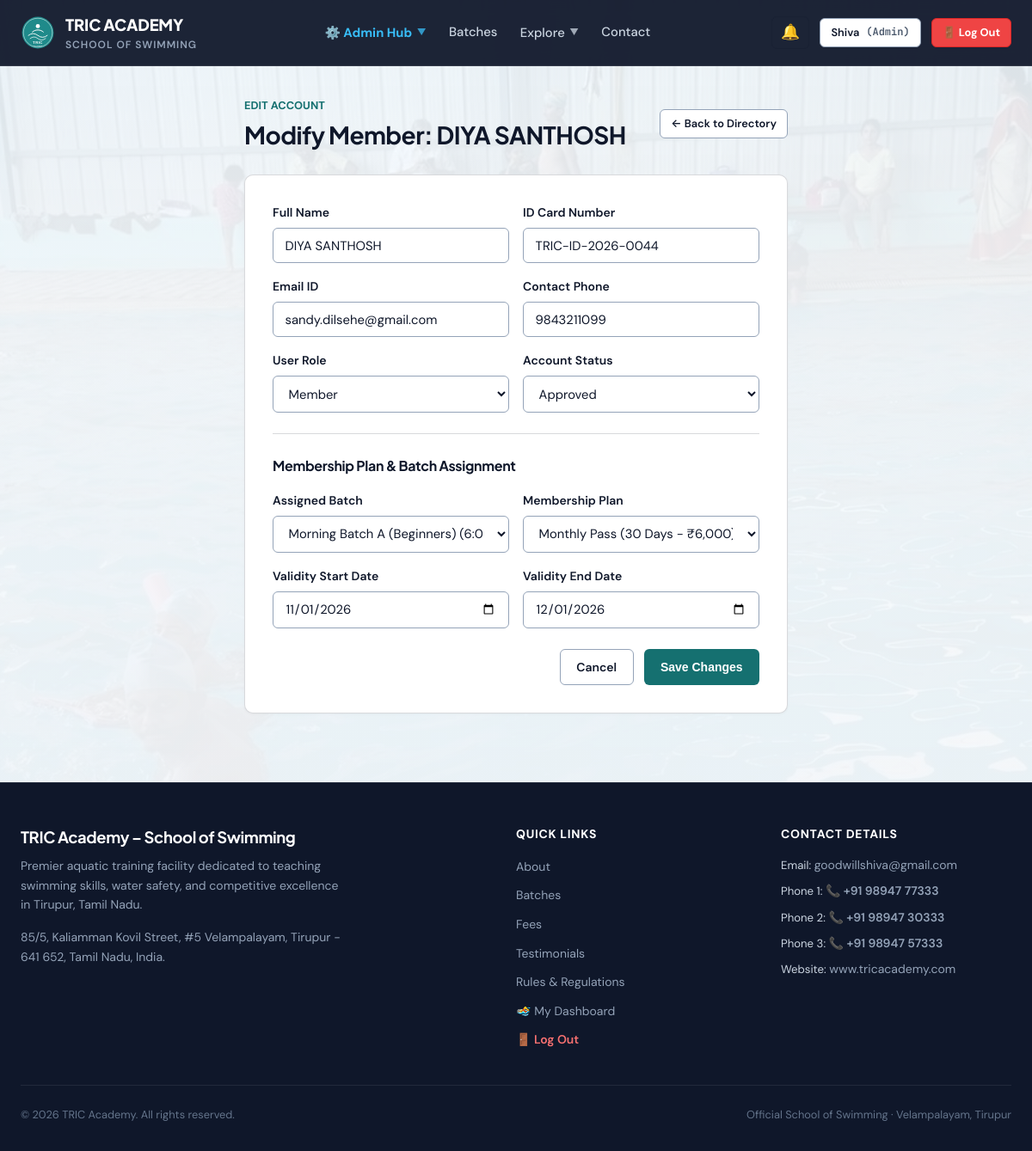
Screenshot of /admin/users/44/edit (signed in) with the database file from the repository.
### tables this page shows
CREATE TABLE "users" (
    id INTEGER PRIMARY KEY AUTOINCREMENT,
    app_no TEXT UNIQUE NOT NULL,
    role TEXT CHECK(role IN ('member', 'coach', 'admin')) NOT NULL DEFAULT 'member',
    status TEXT CHECK(status IN ('pending', 'approved', 'deactivated')) NOT NULL DEFAULT 'pending',
    name TEXT NOT NULL,
    email TEXT NOT NULL,
    phone TEXT NOT NULL,
    password_hash TEXT NOT NULL,
    dob DATE,
    age INTEGER,
    address TEXT,
    pincode TEXT,
    guardian_name TEXT,
    guardian_occupation TEXT,
    experience TEXT,
    pass_type_requested TEXT CHECK(pass_type_requested IN ('learn_to_swim', 'competition')) DEFAULT 'learn_to_swim',
    sponsored INTEGER DEFAULT 0,
    sponsor_cert_filename TEXT,
    photo_filename TEXT,
    health_declared INTEGER DEFAULT 0,
    rules_agreed INTEGER DEFAULT 0,
    signature_name TEXT,
    place TEXT,
    application_date DATE DEFAULT (DATE('now')),
    email_verified INTEGER DEFAULT 0,
    email_token TEXT,
    phone_verified INTEGER DEFAULT 0,
    mock_otp TEXT,
    reset_token TEXT,
    reset_token_expiry DATETIME,
    created_at DATETIME DEFAULT CURRENT_TIMESTAMP,
    rules_confirmed_at DATETIME,
    parent_id INTEGER REFERENCES users(id)
, dpdp_consent INTEGER DEFAULT 0);

CREATE TABLE office_use (
    id INTEGER PRIMARY KEY AUTOINCREMENT,
    user_id INTEGER UNIQUE NOT NULL,
    coach_recommendation TEXT,
    pass_type_issued TEXT,
    validity_start DATE,
    validity_end DATE,
    id_card_number TEXT,
    id_card_fee_paid INTEGER DEFAULT 0,
    documents_verified INTEGER DEFAULT 0,
    section_ic_signature TEXT,
    section_ic_date DATE,
    approved_by TEXT,
    approved_at DATETIME,
    FOREIGN KEY (user_id) REFERENCES users(id) ON DELETE CASCADE
);

CREATE TABLE user_memberships (
    id INTEGER PRIMARY KEY AUTOINCREMENT,
    user_id INTEGER NOT NULL,
    plan_id INTEGER NOT NULL,
    batch_id INTEGER NOT NULL,
    start_date DATE NOT NULL,
    end_date DATE NOT NULL,
    is_active INTEGER DEFAULT 1,
    created_at DATETIME DEFAULT CURRENT_TIMESTAMP,
    FOREIGN KEY (user_id) REFERENCES users(id) ON DELETE CASCADE,
    FOREIGN KEY (plan_id) REFERENCES plans(id),
    FOREIGN KEY (batch_id) REFERENCES batches(id)
);

CREATE TABLE batches (
    id INTEGER PRIMARY KEY AUTOINCREMENT,
    name TEXT NOT NULL,
    timing_desc TEXT NOT NULL,
    coach_name TEXT,
    max_capacity INTEGER DEFAULT 25,
    is_competition INTEGER DEFAULT 0
);

CREATE TABLE plans (
    id INTEGER PRIMARY KEY AUTOINCREMENT,
    name TEXT NOT NULL,
    duration_days INTEGER NOT NULL,
    fee_amount REAL NOT NULL,
    description TEXT
);

### app.py (the view, shortened to what this page needs)
@app.route('/admin/users/<int:user_id>/edit', methods=['GET', 'POST'])
@role_required(['admin'])
def admin_user_edit(user_id):
    db = get_db()
    user = db.execute(
        """
        SELECT u.*, m.plan_id, m.batch_id, m.start_date, m.end_date, o.id_card_number
        FROM users u
        LEFT JOIN user_memberships m ON u.id = m.user_id AND m.is_active = 1
        LEFT JOIN office_use o ON u.id = o.user_id
        WHERE u.id = ?
        """,
        (user_id,)
    ).fetchone()
    if not user:
        abort(404)
    batches = db.execute("SELECT * FROM batches ORDER BY id").fetchall()
    plans = db.execute("SELECT * FROM plans ORDER BY id").fetchall()
    return render_template('admin_user_edit.html', member=user, batches=batches, plans=plans)

### templates/admin_user_edit.html (shortened to what this page needs)
{% extends "base.html" %}
{% block content %}
<div class="container" style="max-width: 680px; padding-top: 2rem; padding-bottom: 5rem;">
  <div style="display: flex; justify-content: space-between; align-items: center; margin-bottom: 1.5rem;">
    <div>
      <span style="font-size: 0.8rem; font-weight: 700; color: var(--brand-primary); text-transform: uppercase;">Edit Account</span>
      <h1 style="font-size: 1.75rem;">Modify Member: {{ member.name }}</h1>
    </div>
    <a href="{{ url_for('admin_users') }}" class="btn btn-secondary btn-sm">
      ← Back to Directory
    </a>
  </div>
  <div class="card" style="padding: 2rem;">
    <form method="POST">
      <div style="display: grid; grid-template-columns: 1fr 1fr; gap: 1rem; margin-bottom: 1rem;">
        <div class="form-group" style="margin-bottom: 0;">
          <label class="form-label">Full Name</label>
          <input type="text" name="name" class="form-control" value="{{ member.name }}" required>
        </div>
        <div class="form-group" style="margin-bottom: 0;">
          <label class="form-label">ID Card Number</label>
          <input type="text" name="id_card_number" class="form-control font-mono" value="{{ member.id_card_number or '' }}">
        </div>
      </div>
      <div style="display: grid; grid-template-columns: 1fr 1fr; gap: 1rem; margin-bottom: 1rem;">
        <div class="form-group" style="margin-bottom: 0;">
          <label class="form-label">Email ID</label>
          <input type="email" name="email" class="form-control" value="{{ member.email }}" required>
        </div>
        <div class="form-group" style="margin-bottom: 0;">
          <label class="form-label">Contact Phone</label>
          <input type="tel" name="phone" class="form-control font-mono" value="{{ member.phone }}" required>
        </div>
      </div>
      <div style="display: grid; grid-template-columns: 1fr 1fr; gap: 1rem; margin-bottom: 1.5rem;">
        <div class="form-group" style="margin-bottom: 0;">
          <label class="form-label">User Role</label>
          <select name="role" class="form-control">
            <option value="member" {% if member.role == 'member' %}selected{% endif %}>Member</option>
          </select>
        </div>
        <div class="form-group" style="margin-bottom: 0;">
          <label class="form-label">Account Status</label>
          <select name="status" class="form-control">
            <option value="approved" {% if member.status == 'approved' %}selected{% endif %}>Approved</option>
          </select>
        </div>
      </div>
      <div style="border-top: 1px solid var(--border-hairline); padding-top: 1.5rem; margin-bottom: 1.5rem;">
        <h4 style="font-size: 1rem; margin-bottom: 1rem;">Membership Plan &amp; Batch Assignment</h4>
        <div style="display: grid; grid-template-columns: 1fr 1fr; gap: 1rem; margin-bottom: 1rem;">
          <div class="form-group" style="margin-bottom: 0;">
            <label class="form-label">Assigned Batch</label>
            <select name="batch_id" class="form-control">
              {% for b in batches %}
              <option value="{{ b.id }}" {% if b.id == member.batch_id %}selected{% endif %}>
                {{ b.name }} ({{ b.timing_desc }})
              </option>
              {% endfor %}
            </select>
          </div>
          <div class="form-group" style="margin-bottom: 0;">
            <label class="form-label">Membership Plan</label>
            <select name="plan_id" class="form-control">
              {% for p in plans %}
              <option value="{{ p.id }}" {% if p.id == member.plan_id %}selected{% endif %}>
                {{ p.name }} ({{ p.duration_days }} Days - ₹{{ '{:,.0f}'.format(p.fee_amount) }})
              </option>
              {% endfor %}
            </select>
          </div>
        </div>
        <div style="display: grid; grid-template-columns: 1fr 1fr; gap: 1rem;">
          <div class="form-group" style="margin-bottom: 0;">
            <label class="form-label">Validity Start Date</label>
            <input type="date" name="start_date" class="form-control" value="{{ member.start_date or '' }}">
          </div>
          <div class="form-group" style="margin-bottom: 0;">
            <label class="form-label">Validity End Date</label>
            <input type="date" name="end_date" class="form-control" value="{{ member.end_date or '' }}">
          </div>
        </div>
      </div>
      <div style="display: flex; justify-content: flex-end; gap: 0.75rem;">
        <a href="{{ url_for('admin_users') }}" class="btn btn-secondary">Cancel</a>
        <button type="submit" class="btn btn-primary">Save Changes</button>
      </div>
    </form>
  </div>
</div>
{% endblock %}

### templates/base.html (shortened to what this page needs)
<!DOCTYPE html>
<html lang="en">
<head>
  <link rel="stylesheet" href="{{ url_for('static', filename='css/theme.css') }}">
  <link rel="stylesheet" href="{{ url_for('static', filename='css/paper_form.css') }}">
</head>
<body class="{% block body_class %}{% endblock %}">
  <header class="top-navbar {% block nav_class %}{% endblock %}">
    <div class="nav-container">
      <a href="{{ url_for('index') }}" class="brand-lockup">
        <img src="{{ url_for('static', filename='images/logo.svg') }}" alt="TRIC Logo" class="brand-logo-img">
        <div>
          <span class="brand-name">TRIC ACADEMY</span>
          <span class="brand-sub" data-i18n="nav_brand_sub">School of Swimming</span>
        </div>
      </a>
      <nav class="nav-links">
        {% if current_user and current_user.role == 'member' %}
          <a href="{{ url_for('member_dashboard') }}" class="nav-link {% if request.path in ('/dashboard', '/member/dashboard') %}active{% endif %}" data-i18n="nav_dashboard">🏊 My Dashboard</a>
          <a href="{{ url_for('renew_membership') }}" class="nav-link {% if request.path == '/renew' %}active{% endif %}" data-i18n="nav_renew">⚡ Renew Pass</a>
          <a href="{{ url_for('index') }}#batches" class="nav-link" data-i18n="nav_batches">Batches</a>
        {% elif current_user and current_user.role == 'admin' %}
          <div class="nav-dropdown" id="navAdminDropdown">
            <button type="button" class="nav-dropdown-toggle {% if '/admin' in request.path %}active{% endif %}" style="color: #38BDF8; font-weight: 700;">
              <span>⚙️ Admin Hub</span>
              <span class="nav-dropdown-chevron">▼</span>
            </button>
          </div>
          <a href="{{ url_for('index') }}#batches" class="nav-link" data-i18n="nav_batches">Batches</a>
        {% else %}
          <a href="{{ url_for('index') }}#about" class="nav-link" data-i18n="nav_about">About</a>
          <a href="{{ url_for('index') }}#batches" class="nav-link" data-i18n="nav_batches">Batches</a>
          <a href="{{ url_for('index') }}#fees" class="nav-link" data-i18n="nav_fees">Fees</a>
        {% endif %}
        <div class="nav-dropdown" id="navExploreDropdown">
          <button type="button" class="nav-dropdown-toggle {% if request.path in ('/rules', '/competition') %}active{% endif %}" aria-expanded="false" aria-haspopup="true">
            <span data-i18n="nav_explore">Explore</span>
            <span class="nav-dropdown-chevron">▼</span>
          </button>
        </div>
        <a href="{{ url_for('index') }}#contact" class="nav-link" data-i18n="nav_contact">Contact</a>
      </nav>
      <div class="nav-actions">
        {% if current_user %}
          <div class="notif-dropdown-wrapper">
            <button type="button" class="notif-btn" id="notifBellBtn" title="Notifications" onclick="document.getElementById('notifMenu').classList.toggle('open')">
              🔔
            </button>
          </div>
          <a href="{{ url_for('member_dashboard') if current_user.role == 'member' else url_for('admin_dashboard') }}" class="btn btn-secondary btn-sm nav-desktop-user">
            <span>{{ current_user.name.split()[0] }}</span>
            <span class="font-mono" style="font-size: 0.75rem; color: var(--text-muted);">({{ current_user.role|capitalize }})</span>
          </a>
          <a href="{{ url_for('logout') }}" class="btn btn-danger btn-sm nav-desktop-logout" style="font-weight: 700; background-color: #EF4444; border-color: #DC2626; color: #FFFFFF;" title="Log Out" data-i18n="nav_logout">
          </a>
        {% else %}
          <a href="{{ url_for('login') }}" class="btn btn-secondary btn-sm nav-desktop-login" data-i18n="nav_login">Login</a>
          <a href="{{ url_for('apply_pass') }}" class="btn btn-primary btn-sm nav-desktop-apply" data-i18n="nav_apply">Apply for Pass</a>
        {% endif %}
      </div>
    </div>
  </header>
  <main class="main-content">
    {% block content %}{% endblock %}
  </main>
  <footer class="site-footer">
    <div class="footer-container">
      <div class="footer-brand">
        <h4>TRIC Academy – School of Swimming</h4>
        <p>Premier aquatic training facility dedicated to teaching swimming skills, water safety, and competitive excellence in Tirupur, Tamil Nadu.</p>
        <div style="margin-top: 1rem; font-size: 0.85rem; color: #94A3B8;">
          <p>85/5, Kaliamman Kovil Street, #5 Velampalayam, Tirupur - 641 652, Tamil Nadu, India.</p>
        </div>
      </div>
      <div class="footer-col">
        <h5>Quick Links</h5>
        <ul class="footer-links">
          <li><a href="{{ url_for('index') }}#about" data-i18n="nav_about">About Academy</a></li>
          <li><a href="{{ url_for('index') }}#batches" data-i18n="nav_batches">Batch Schedules</a></li>
          <li><a href="{{ url_for('index') }}#fees" data-i18n="nav_fees">Membership Fees</a></li>
          <li><a href="{{ url_for('index') }}#testimonials" data-i18n="nav_testimonials">Member Testimonials</a></li>
          <li><a href="{{ url_for('rules') }}" data-i18n="nav_rules">Pool Rules & Safety</a></li>
          {% if current_user %}
            <li><a href="{{ url_for('member_dashboard') if current_user.role == 'member' else url_for('admin_dashboard') }}" data-i18n="nav_dashboard">My Dashboard</a></li>
            <li><a href="{{ url_for('logout') }}" style="color: #F87171; font-weight: 600;" data-i18n="nav_logout">🚪 Log Out</a></li>
          {% else %}
            <li><a href="{{ url_for('apply_pass') }}" data-i18n="nav_apply">Apply for Entry Pass</a></li>
          {% endif %}
        </ul>
      </div>
      <div class="footer-col">
        <h5>Contact Details</h5>
        <ul class="footer-links" style="font-size: 0.825rem;">
          <li>Email: <a href="mailto:goodwillshiva@gmail.com">goodwillshiva@gmail.com</a></li>
          <li>Phone 1: <a href="tel:+919894777333" class="phone-link">📞 +91 98947 77333</a></li>
          <li>Phone 2: <a href="tel:+919894730333" class="phone-link">📞 +91 98947 30333</a></li>
          <li>Phone 3: <a href="tel:+919894757333" class="phone-link">📞 +91 98947 57333</a></li>
          <li>Website: <a href="http://www.tricacademy.com" target="_blank">www.tricacademy.com</a></li>
        </ul>
      </div>
    </div>
    <div class="footer-bottom">
      <span>&copy; {{ now.year }} TRIC Academy. All rights reserved.</span>
      <span>Official School of Swimming · Velampalayam, Tirupur</span>
    </div>
  </footer>
</body>
</html>

### rows the page displays
users: name "Shiva", role "Admin"
users: name "DIYA SANTHOSH", email "sandy.dilsehe@gmail.com", phone "9843211099", role "Member", status "Approved"
office_use: id_card_number "TRIC-ID-2026-0044"
user_memberships: batch_id "Morning Batch A (Beginners) (6:00 AM - 7:00 AM (Mon-Sat))", plan_id "Monthly Pass (30 Days - ₹6,000)", start_date "11/01/2026", end_date "12/01/2026"
